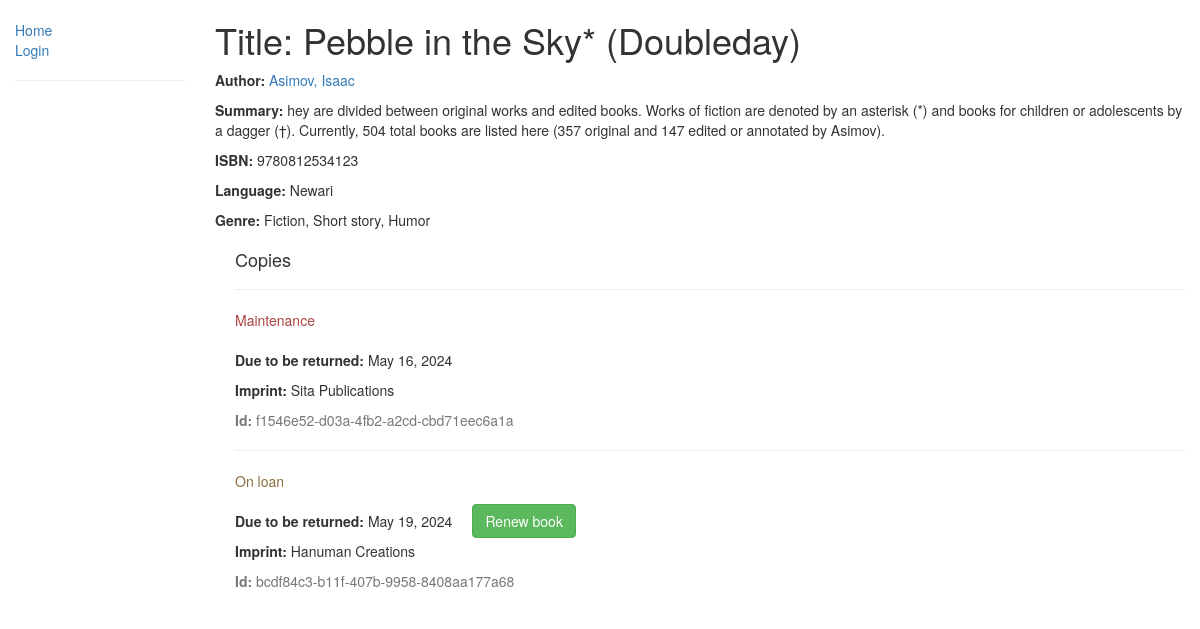
/catalog/books/7, run on an earlier commit of the app's database.
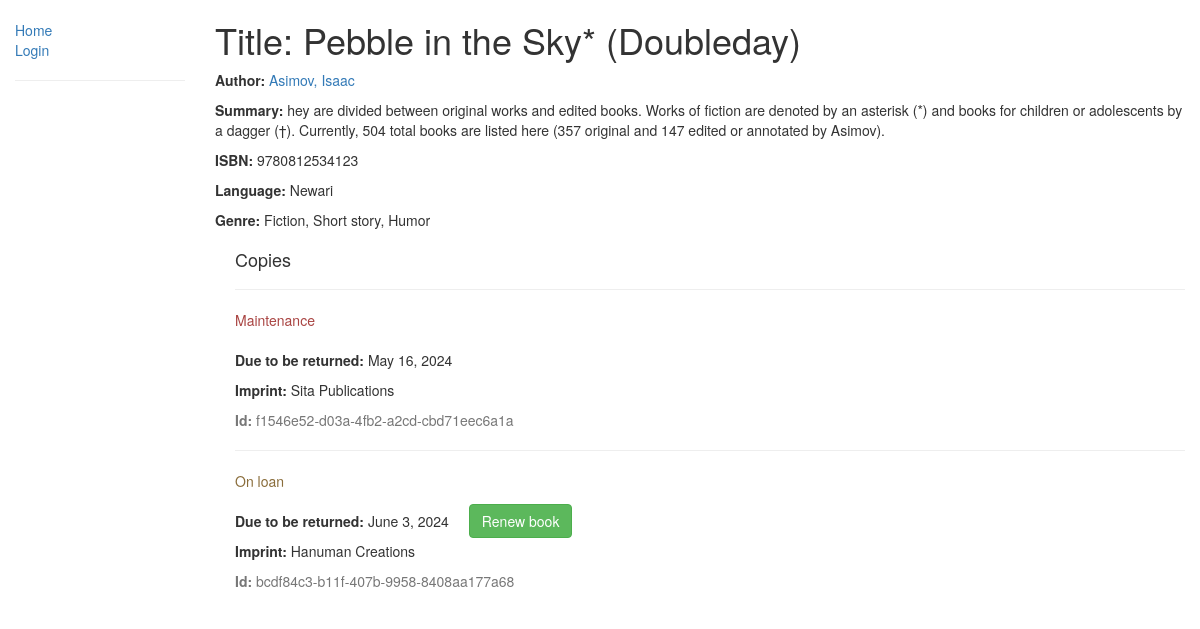
And on a later commit of the database.
### catalog/models.py (models this page shows, shortened)
class BookInstance(models.Model):
    id = models.UUIDField(primary_key=True, default=uuid.uuid4,
                          help_text="Unique ID for this particular book across whole library")
    book = models.ForeignKey('Book', on_delete=models.RESTRICT, null=True)
    imprint = models.CharField(max_length=200)
    due_back = models.DateField(null=True, blank=True)
    borrower = models.ForeignKey(settings.AUTH_USER_MODEL, on_delete=models.SET_NULL, null=True, blank=True)
    LOAN_STATUS = (
        ('m', 'Maintenance'),
        ('o', 'On loan'),
        ('a', 'Available'),
        ('r', 'Reserved'),
    )
    status = models.CharField(
        max_length=1,
        choices=LOAN_STATUS,
        blank=True,
        default='m',
        help_text='Book availability',
    )
    class Meta:
        ordering = ['due_back']
        permissions = (("can_mark_returned", "Set book as returned"),)

### catalog/views.py (the view)
# urls.py: path('books/<int:pk>', views.BookDetailView.as_view(), name='book-detail'),
class BookDetailView(generic.DetailView):
    model = Book

### catalog/models.py (called while the page is built)
    def __str__(self):
        return self.name

    def get_absolute_url(self):
        return reverse('author-detail', args=[str(self.id)])

    def __str__(self):
        return f'{self.last_name}, {self.first_name}'

    def __str__(self):
        return self.name

### catalog/templates/catalog/book_detail.html (shortened to what this page needs)
{% extends 'base_generic.html' %}
{% block sidebar %}
  {{ block.super }}
  <hr>
{% endblock sidebar %}
{% block content %}
  <h1>Title: {{ book.title }}</h1>
  <p><strong>Author:</strong> <a href="{{ book.author.get_absolute_url }}">{{ book.author }}</a></p>
  <p><strong>Summary:</strong> {{ book.summary }}</p>
  <p><strong>ISBN:</strong> {{ book.isbn }}</p>
  <p><strong>Language:</strong> {{ book.language }}</p>
  <p><strong>Genre:</strong> {{ book.genre.all|join:", " }}</p>
  <div style="margin-left:20px;margin-top:20px">
    <h4>Copies</h4>
    {% for copy in book.bookinstance_set.all %}
      <hr />
      <p
        class="{% if copy.status == 'a' %}text-success{% elif copy.status == 'm' %}text-danger{% else %}text-warning{% endif %}">
        {{ copy.get_status_display }}
      </p>
      <div style="display: flex; flex-wrap: wrap; align-items: center;">
        {% if copy.status != 'a' %}
        <p style="padding-top: 1rem;"><strong>Due to be returned:</strong> {{ copy.due_back }}</p>
          {% if copy.status == 'o' %}
        <a style="margin:  0px 2rem;" href="{% url 'renew-book-librarian' copy.id %}" class="btn btn-success">Renew book</a>
          {% endif %}
        {% endif %}
      </div>
      <p><strong>Imprint:</strong> {{ copy.imprint }}</p>
      <p class="text-muted"><strong>Id:</strong> {{ copy.id }}</p>
    {% endfor %}
  </div>
{% endblock %}

What changed in the data, as far as the page shows it:
changed BookInstance "On loan": due_back "May 19, 2024" → "June 3, 2024"
